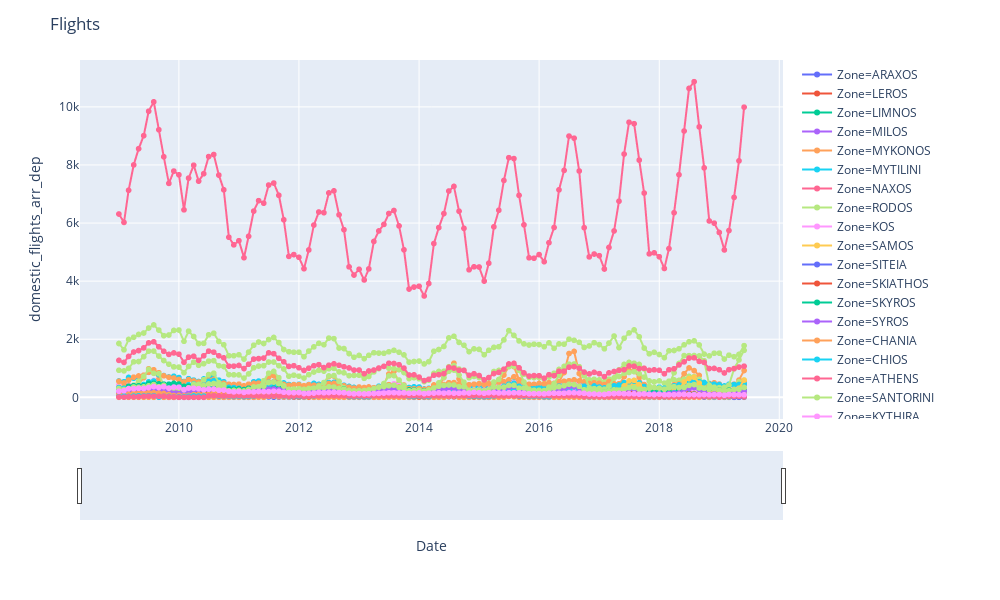

The cell this chart's notebook holds for it:
### Code cell
fig = px.line(df_data, x="Date", y="domestic_flights_arr_dep", color='Zone',width=1000, height=600).update_traces(mode='lines+markers')
fig.update_layout(title_text='Domestic_Flights',
                  xaxis_rangeslider_visible=True)

fig.show()
